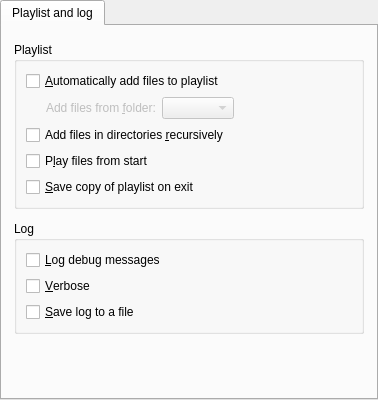
<?xml version="1.0" encoding="UTF-8"?>
<ui version="4.0">
 <class>Gui::Pref::TPrefPlaylist</class>
 <widget class="QWidget" name="Gui::Pref::TPrefPlaylist">
  <property name="geometry">
   <rect>
    <x>0</x>
    <y>0</y>
    <width>378</width>
    <height>400</height>
   </rect>
  </property>
  <layout class="QVBoxLayout">
   <property name="margin">
    <number>0</number>
   </property>
   <item>
    <widget class="QTabWidget" name="playlist_tabwidget">
     <property name="currentIndex">
      <number>0</number>
     </property>
     <widget class="QWidget" name="playlist_tab">
      <attribute name="title">
       <string>Playlist and log</string>
      </attribute>
      <layout class="QVBoxLayout">
       <property name="spacing">
        <number>12</number>
       </property>
       <property name="leftMargin">
        <number>12</number>
       </property>
       <property name="topMargin">
        <number>16</number>
       </property>
       <property name="rightMargin">
        <number>12</number>
       </property>
       <property name="bottomMargin">
        <number>12</number>
       </property>
       <item>
        <widget class="QGroupBox" name="playlist_group">
         <property name="minimumSize">
          <size>
           <width>0</width>
           <height>32</height>
          </size>
         </property>
         <property name="title">
          <string>Playlist</string>
         </property>
         <property name="flat">
          <bool>true</bool>
         </property>
         <layout class="QVBoxLayout" name="verticalLayout_2">
          <item>
           <widget class="QCheckBox" name="auto_add_to_playlist_check">
            <property name="text">
             <string>&amp;Automatically add files to playlist</string>
            </property>
           </widget>
          </item>
          <item>
           <layout class="QHBoxLayout">
            <item>
             <spacer>
              <property name="orientation">
               <enum>Qt::Horizontal</enum>
              </property>
              <property name="sizeType">
               <enum>QSizePolicy::Fixed</enum>
              </property>
              <property name="sizeHint" stdset="0">
               <size>
                <width>20</width>
                <height>20</height>
               </size>
              </property>
             </spacer>
            </item>
            <item>
             <widget class="QLabel" name="media_to_add_label">
              <property name="enabled">
               <bool>false</bool>
              </property>
              <property name="text">
               <string>Add files from &amp;folder:</string>
              </property>
              <property name="buddy">
               <cstring>media_to_add_combo</cstring>
              </property>
             </widget>
            </item>
            <item>
             <widget class="QComboBox" name="media_to_add_combo">
              <property name="enabled">
               <bool>false</bool>
              </property>
             </widget>
            </item>
            <item>
             <spacer name="horizontalSpacer">
              <property name="orientation">
               <enum>Qt::Horizontal</enum>
              </property>
              <property name="sizeHint" stdset="0">
               <size>
                <width>40</width>
                <height>20</height>
               </size>
              </property>
             </spacer>
            </item>
           </layout>
          </item>
          <item>
           <widget class="QCheckBox" name="recursive_check">
            <property name="text">
             <string>Add files in directories &amp;recursively</string>
            </property>
           </widget>
          </item>
          <item>
           <widget class="QCheckBox" name="play_from_start_check">
            <property name="text">
             <string>P&amp;lay files from start</string>
            </property>
           </widget>
          </item>
          <item>
           <widget class="QCheckBox" name="autosave_on_exit_check">
            <property name="text">
             <string>&amp;Save copy of playlist on exit</string>
            </property>
           </widget>
          </item>
         </layout>
        </widget>
       </item>
       <item>
        <widget class="QGroupBox" name="log_group">
         <property name="title">
          <string>Log</string>
         </property>
         <property name="flat">
          <bool>true</bool>
         </property>
         <layout class="QVBoxLayout" name="verticalLayout">
          <item alignment="Qt::AlignTop">
           <widget class="QCheckBox" name="log_debug_check">
            <property name="text">
             <string>&amp;Log debug messages</string>
            </property>
           </widget>
          </item>
          <item>
           <widget class="QCheckBox" name="log_verbose_check">
            <property name="enabled">
             <bool>true</bool>
            </property>
            <property name="sizePolicy">
             <sizepolicy hsizetype="Expanding" vsizetype="Fixed">
              <horstretch>0</horstretch>
              <verstretch>0</verstretch>
             </sizepolicy>
            </property>
            <property name="text">
             <string>&amp;Verbose</string>
            </property>
           </widget>
          </item>
          <item>
           <widget class="QCheckBox" name="log_file_check">
            <property name="enabled">
             <bool>true</bool>
            </property>
            <property name="sizePolicy">
             <sizepolicy hsizetype="MinimumExpanding" vsizetype="Fixed">
              <horstretch>0</horstretch>
              <verstretch>0</verstretch>
             </sizepolicy>
            </property>
            <property name="text">
             <string>&amp;Save log to a file</string>
            </property>
           </widget>
          </item>
         </layout>
        </widget>
       </item>
       <item>
        <spacer>
         <property name="orientation">
          <enum>Qt::Vertical</enum>
         </property>
         <property name="sizeHint" stdset="0">
          <size>
           <width>20</width>
           <height>40</height>
          </size>
         </property>
        </spacer>
       </item>
      </layout>
     </widget>
    </widget>
   </item>
  </layout>
 </widget>
 <tabstops>
  <tabstop>playlist_tabwidget</tabstop>
  <tabstop>auto_add_to_playlist_check</tabstop>
  <tabstop>media_to_add_combo</tabstop>
  <tabstop>recursive_check</tabstop>
  <tabstop>play_from_start_check</tabstop>
  <tabstop>autosave_on_exit_check</tabstop>
  <tabstop>log_debug_check</tabstop>
  <tabstop>log_verbose_check</tabstop>
  <tabstop>log_file_check</tabstop>
 </tabstops>
 <resources/>
 <connections>
  <connection>
   <sender>auto_add_to_playlist_check</sender>
   <signal>toggled(bool)</signal>
   <receiver>media_to_add_combo</receiver>
   <slot>setEnabled(bool)</slot>
   <hints>
    <hint type="sourcelabel">
     <x>188</x>
     <y>50</y>
    </hint>
    <hint type="destinationlabel">
     <x>285</x>
     <y>82</y>
    </hint>
   </hints>
  </connection>
  <connection>
   <sender>auto_add_to_playlist_check</sender>
   <signal>toggled(bool)</signal>
   <receiver>media_to_add_label</receiver>
   <slot>setEnabled(bool)</slot>
   <hints>
    <hint type="sourcelabel">
     <x>188</x>
     <y>50</y>
    </hint>
    <hint type="destinationlabel">
     <x>118</x>
     <y>82</y>
    </hint>
   </hints>
  </connection>
 </connections>
</ui>
